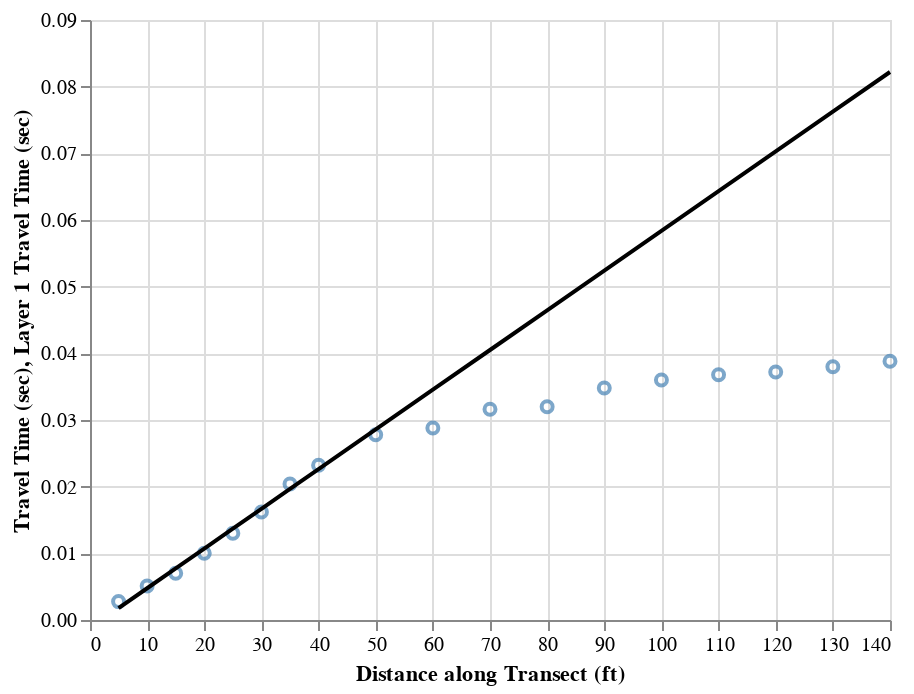

Notebook source saved alongside this figure:
### Code cell
fit_1_1_function = np.poly1d(fit_1_1)
seismic_data_1['line_1_1']=fit_1_1_function(seismic_data_1.distance)
section_1_1_fit = alt.Chart(seismic_data_1).mark_line(color='black').encode(
    x=alt.X('distance:Q', axis=alt.Axis(title="Distance along Transect (ft)")),
    y=alt.Y('line_1_1:Q', scale=alt.Scale(zero=False), axis=alt.Axis(title="Layer 1 Travel Time (sec)"))

)

display(section_1_graph+section_1_1_fit)

### Figure 1 — Vega-Lite specification as saved in the notebook (floating-point values rounded to 4 significant figures)
{"config": {"view": {"continuousWidth": 400, "continuousHeight": 300}}, "layer": [{"mark": {"type": "point", "color": "steelblue"}, "encoding": {"x": {"type": "quantitative", "axis": {"title": "Distance along Transect (ft)"}, "field": "distance"}, "y": {"type": "quantitative", "axis": {"title": "Travel Time (sec)"}, "field": "traveltime", "scale": {"zero": false}}}}, {"mark": {"type": "line", "color": "black"}, "encoding": {"x": {"type": "quantitative", "axis": {"title": "Distance along Transect (ft)"}, "field": "distance"}, "y": {"type": "quantitative", "axis": {"title": "Layer 1 Travel Time (sec)"}, "field": "line_1_1", "scale": {"zero": false}}}}], "data": {"name": "data-8b2fff9e7c64ea45a716197f8e2832d9"}, "$schema": "https://vega.github.io/schema/vega-lite/v4.8.1.json", "datasets": {"data-8b2fff9e7c64ea45a716197f8e2832d9": [{"distance": 5, "traveltime": 0.00276, "line_1_1": 0.001783}, {"distance": 10, "traveltime": 0.0051, "line_1_1": 0.004762}, {"distance": 15, "traveltime": 0.007, "line_1_1": 0.00774}, {"distance": 20, "traveltime": 0.01, "line_1_1": 0.01072}, {"distance": 25, "traveltime": 0.013, "line_1_1": 0.0137}, {"distance": 30, "traveltime": 0.0162, "line_1_1": 0.01668}, {"distance": 35, "traveltime": 0.0204, "line_1_1": 0.01965}, {"distance": 40, "traveltime": 0.0232, "line_1_1": 0.02263}, {"distance": 50, "traveltime": 0.0278, "line_1_1": 0.02859}, {"distance": 60, "traveltime": 0.0288, "line_1_1": 0.03455}, {"distance": 70, "traveltime": 0.0316, "line_1_1": 0.0405}, {"distance": 80, "traveltime": 0.032, "line_1_1": 0.04646}, {"distance": 90, "traveltime": 0.0348, "line_1_1": 0.05242}, {"distance": 100, "traveltime": 0.036, "line_1_1": 0.05837}, {"distance": 110, "traveltime": 0.0368, "line_1_1": 0.06433}, {"distance": 120, "traveltime": 0.0372, "line_1_1": 0.07029}, {"distance": 130, "traveltime": 0.038, "line_1_1": 0.07624}, {"distance": 140, "traveltime": 0.0388, "line_1_1": 0.0822}]}}
